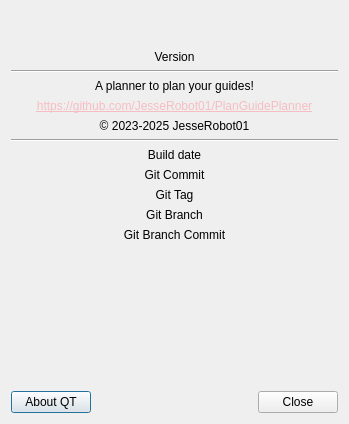
<?xml version="1.0" encoding="UTF-8"?>
<ui version="4.0">
 <class>About</class>
 <widget class="QDialog" name="About">
  <property name="geometry">
   <rect>
    <x>0</x>
    <y>0</y>
    <width>349</width>
    <height>424</height>
   </rect>
  </property>
  <property name="windowTitle">
   <string>About Plan Guide Planner</string>
  </property>
  <layout class="QVBoxLayout" name="verticalLayout">
   <item>
    <layout class="QHBoxLayout" name="horizontalLayout_3">
     <item>
      <widget class="QLabel" name="label">
       <property name="font">
        <font>
         <family>Segoe UI</family>
         <pointsize>22</pointsize>
        </font>
       </property>
       <property name="text">
        <string notr="true"/>
       </property>
       <property name="alignment">
        <set>Qt::AlignmentFlag::AlignCenter</set>
       </property>
      </widget>
     </item>
    </layout>
   </item>
   <item>
    <widget class="QLabel" name="version">
     <property name="text">
      <string notr="true">Version</string>
     </property>
     <property name="alignment">
      <set>Qt::AlignmentFlag::AlignCenter</set>
     </property>
    </widget>
   </item>
   <item>
    <widget class="Line" name="line">
     <property name="orientation">
      <enum>Qt::Orientation::Horizontal</enum>
     </property>
    </widget>
   </item>
   <item>
    <widget class="QLabel" name="label_3">
     <property name="text">
      <string>A planner to plan your guides!</string>
     </property>
     <property name="alignment">
      <set>Qt::AlignmentFlag::AlignCenter</set>
     </property>
    </widget>
   </item>
   <item>
    <widget class="QLabel" name="label_2">
     <property name="text">
      <string notr="true">&lt;html&gt;&lt;head/&gt;&lt;body&gt;&lt;p&gt;&lt;a href=&quot;https://github.com/JesseRobot01/PlanGuidePlanner&quot;&gt;&lt;span style=&quot; text-decoration: underline; color:#f6bdc2;&quot;&gt;https://github.com/JesseRobot01/PlanGuidePlanner&lt;/span&gt;&lt;/a&gt;&lt;/p&gt;&lt;/body&gt;&lt;/html&gt;</string>
     </property>
     <property name="alignment">
      <set>Qt::AlignmentFlag::AlignCenter</set>
     </property>
     <property name="openExternalLinks">
      <bool>true</bool>
     </property>
     <property name="textInteractionFlags">
      <set>Qt::TextInteractionFlag::LinksAccessibleByMouse</set>
     </property>
    </widget>
   </item>
   <item>
    <widget class="QLabel" name="label_4">
     <property name="text">
      <string notr="true">© 2023-2025 JesseRobot01</string>
     </property>
     <property name="alignment">
      <set>Qt::AlignmentFlag::AlignCenter</set>
     </property>
    </widget>
   </item>
   <item>
    <widget class="Line" name="line_2">
     <property name="orientation">
      <enum>Qt::Orientation::Horizontal</enum>
     </property>
    </widget>
   </item>
   <item>
    <widget class="QLabel" name="date">
     <property name="text">
      <string notr="true">Build date</string>
     </property>
     <property name="alignment">
      <set>Qt::AlignmentFlag::AlignCenter</set>
     </property>
    </widget>
   </item>
   <item>
    <widget class="QLabel" name="commit">
     <property name="text">
      <string notr="true">Git Commit</string>
     </property>
     <property name="alignment">
      <set>Qt::AlignmentFlag::AlignCenter</set>
     </property>
    </widget>
   </item>
   <item>
    <widget class="QLabel" name="tag">
     <property name="text">
      <string notr="true">Git Tag</string>
     </property>
     <property name="alignment">
      <set>Qt::AlignmentFlag::AlignCenter</set>
     </property>
    </widget>
   </item>
   <item>
    <widget class="QLabel" name="branch">
     <property name="text">
      <string notr="true">Git Branch</string>
     </property>
     <property name="alignment">
      <set>Qt::AlignmentFlag::AlignCenter</set>
     </property>
    </widget>
   </item>
   <item>
    <widget class="QLabel" name="branchCommit">
     <property name="text">
      <string notr="true">Git Branch Commit</string>
     </property>
     <property name="alignment">
      <set>Qt::AlignmentFlag::AlignCenter</set>
     </property>
    </widget>
   </item>
   <item>
    <spacer name="verticalSpacer">
     <property name="orientation">
      <enum>Qt::Orientation::Vertical</enum>
     </property>
     <property name="sizeHint" stdset="0">
      <size>
       <width>17</width>
       <height>155</height>
      </size>
     </property>
    </spacer>
   </item>
   <item>
    <layout class="QHBoxLayout" name="horizontalLayout">
     <item>
      <widget class="QPushButton" name="aboutQT">
       <property name="minimumSize">
        <size>
         <width>0</width>
         <height>0</height>
        </size>
       </property>
       <property name="text">
        <string>About QT</string>
       </property>
       <property name="checkable">
        <bool>false</bool>
       </property>
       <property name="autoRepeat">
        <bool>false</bool>
       </property>
       <property name="autoExclusive">
        <bool>false</bool>
       </property>
       <property name="autoDefault">
        <bool>false</bool>
       </property>
       <property name="default">
        <bool>true</bool>
       </property>
       <property name="flat">
        <bool>false</bool>
       </property>
      </widget>
     </item>
     <item>
      <spacer name="horizontalSpacer">
       <property name="orientation">
        <enum>Qt::Orientation::Horizontal</enum>
       </property>
       <property name="sizeHint" stdset="0">
        <size>
         <width>40</width>
         <height>20</height>
        </size>
       </property>
      </spacer>
     </item>
     <item>
      <widget class="QPushButton" name="close">
       <property name="text">
        <string>Close</string>
       </property>
      </widget>
     </item>
    </layout>
   </item>
  </layout>
 </widget>
 <resources/>
 <connections>
  <connection>
   <sender>close</sender>
   <signal>clicked()</signal>
   <receiver>About</receiver>
   <slot>close()</slot>
   <hints>
    <hint type="sourcelabel">
     <x>301</x>
     <y>401</y>
    </hint>
    <hint type="destinationlabel">
     <x>174</x>
     <y>211</y>
    </hint>
   </hints>
  </connection>
 </connections>
</ui>
